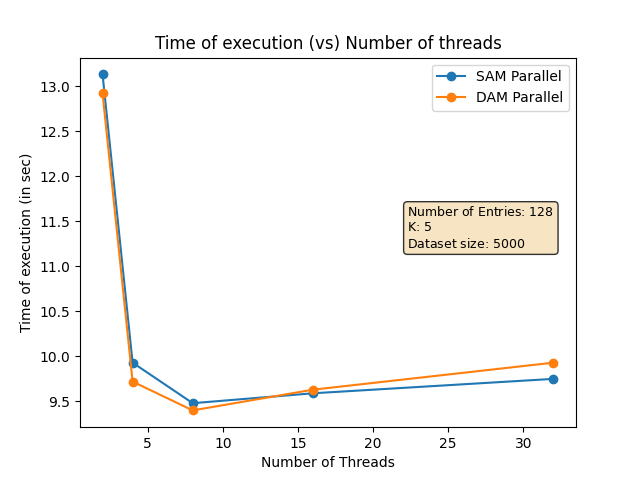

Source code (Python):
import matplotlib.pyplot as plt

# X coordinates
x = [2, 4, 8, 16, 32]

# Two sets of Y coordinates
y1 = [13.13,
9.93,
9.48,
 9.59,
 9.75]
y2 = [12.92,
9.72,
9.40,
 9.63,
 9.93]
# Plotting the graph
plt.plot(x, y1, marker='o',label='SAM Parallel')
plt.plot(x, y2,marker='o', label='DAM Parallel')
# Adding labels and title
plt.xlabel('Number of Threads')
plt.ylabel('Time of execution (in sec)')
plt.title('Time of execution (vs) Number of threads')

textstr = '\n'.join((
    r'Number of Entries: $128$',
    r'K: $5$',
    r'Dataset size: $5000$'))
props = dict(boxstyle='round', facecolor='wheat', alpha=0.8)
plt.text(0.66, 0.6, textstr, transform=plt.gca().transAxes, fontsize=9,
         verticalalignment='top', bbox=props)


# Adding legend
plt.legend()

# Show the plot
plt.show()
